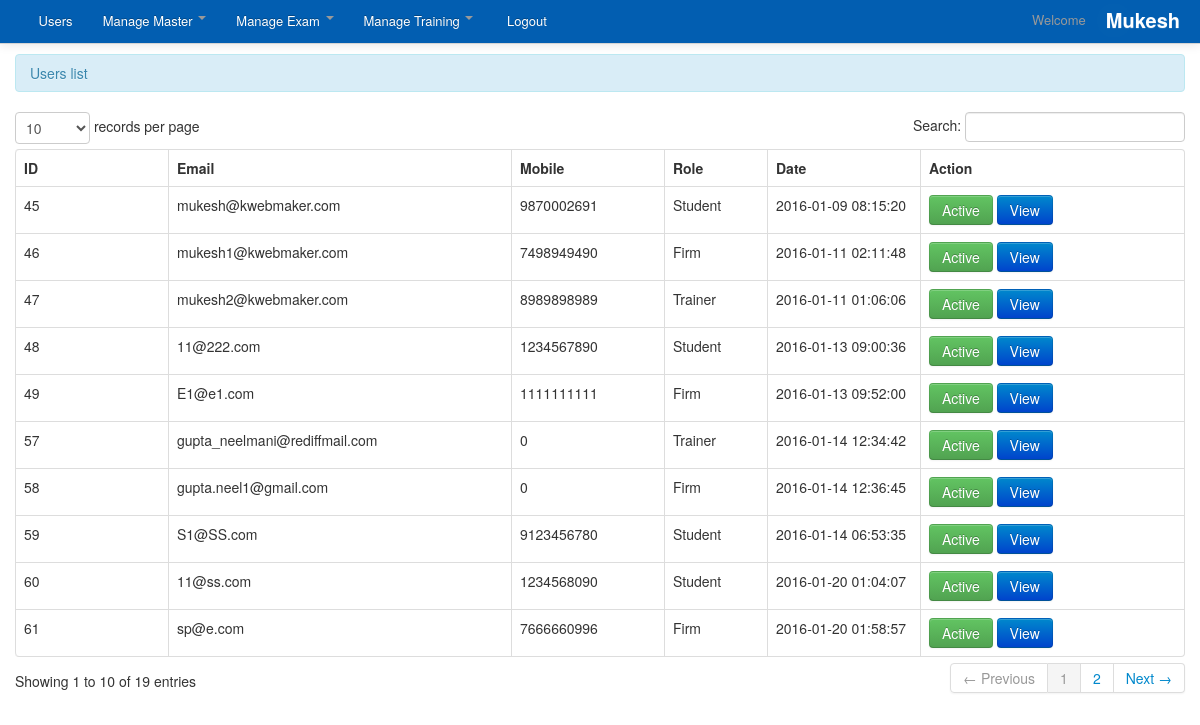
The page /admin/users.php (signed in) on the database its author committed.
### tables this page shows
CREATE TABLE `job_profile` (
  `id` int(11) NOT NULL,
  `registration_id` int(11) NOT NULL,
  `fname` varchar(200) NOT NULL,
  `designation` varchar(255) NOT NULL,
  `company_name` varchar(251) NOT NULL,
  `company_profile` text NOT NULL,
  `company_contact_email` varchar(21) NOT NULL,
  `comapny_landline` varchar(51) NOT NULL,
  `gender` varchar(21) NOT NULL,
  `mobile` varchar(21) NOT NULL,
  `dob` varchar(15) NOT NULL,
  `address1` text NOT NULL,
  `address2` text NOT NULL,
  `address3` text NOT NULL,
  `city` varchar(100) NOT NULL,
  `pincode` varchar(51) NOT NULL,
  `brief_profile` text NOT NULL,
  `preffered_location` varchar(251) NOT NULL,
  `keyword_skill` text NOT NULL,
  `upload_cv` varchar(200) NOT NULL,
  `post_date` datetime NOT NULL,
  `modified_date` datetime NOT NULL,
  `ip_address` varchar(51) NOT NULL,
  `status` enum('1','0') NOT NULL
);

CREATE TABLE `job_registration` (
  `id` int(11) NOT NULL,
  `type_of_actor` enum('O','S','T','F') NOT NULL DEFAULT 'O',
  `registration_type` enum('SA','A') NOT NULL,
  `refer_registration_id` int(11) NOT NULL,
  `email` varchar(100) NOT NULL,
  `password` varchar(200) NOT NULL,
  `mobile_no` bigint(20) NOT NULL,
  `post_date` datetime NOT NULL,
  `modified_date` datetime NOT NULL,
  `ip_address` varchar(21) NOT NULL,
  `status` enum('1','0') NOT NULL,
  `Fuid` varchar(250) NOT NULL,
  `oauth_uid` varchar(250) NOT NULL,
  `gpluslink` varchar(250) NOT NULL
);

### admin/users.php (the view, shortened to what this page needs)
<?php
include('header.php');
?>
<div class="container">
<div class="margin-top">
<div class="row">
<div class="span12">
<div class="alert alert-info">Users list </div>
<table cellpadding="0" cellspacing="0" border="0" class="table  table-bordered" id="example">
<thead>
<tr>
<th>ID</th>
<th>Email</th>
<th>Mobile</th>
<th>Role</th>
<th>Date</th>
<th>Action</th>
</tr>
</thead>
<tbody>
<?php
$userx="select a.id,a.type_of_actor,a.email,a.mobile_no,a.status,a.post_date, b.fname,b.company_name from job_registration a inner join job_profile b on a.id=b.registration_id  where 1";
$result = mysql_query($userx)or die(mysql_error());
while($row=mysql_fetch_array($result)){
$getid=$row['id'];  ?>
<tr>
<td width="80"><?php echo $getid; ?></td>
<td width="80"><?php echo $row['email']; ?> </td>
<td width="80"><?php echo $row['mobile_no']; ?></td>
<?php if($row['type_of_actor']=="F"){$role ="Firm";}
elseif($row['type_of_actor']=="T"){$role ="Trainer";}
elseif($row['type_of_actor']=="S"){$role ="Student";} ?>
<td width="20"><?php echo $role; ?></td>
<!--<?php $status=$row['status']; ?>
<td width="80"><?php if($status == 1) {echo '<a href=""class="btn btn-info">Active</a>'; } else { echo '<a href=""class="btn btn-danger">Inactive</a>';}?></td>-->
<td width="80"><?php echo $row['post_date']; ?></td>
<td width="150">
 <?php if($status == 1) { ?> <a href="users.php?id=<?php echo $getid; ?>&status=0&action=active" onClick="return(window.confirm('Are you sure you want to Deactivate.'));" class="btn btn-success">Active</a><?php } else { ?><a  href="users.php?id=<?php echo $getid; ?>&status=1&action=active" onClick="return(window.confirm('Are you sure you want to Activate.'));" class="btn btn-warning">Inactive</a><?php } ?>&nbsp;<a title="View" href="view_user.php?uid=<?php echo $getid;?>" class="btn btn-primary">View</a>
</td>
</tr>
<?php  }  ?>
</tbody>
</table>
</div>
</div>
</div>
</div>
<?php include('footer.php') ?>

### admin/css/docs.css (style rules this page uses)
.margin-top { margin-top:10px; }
body { background: url(../img/grid_noise.png); position: relative; }

### admin/css/print.css (style rules this page uses)
table { font-family:arial !important; }
#example th { border-right:1px solid; font-family:arial !important; }
#example th:first-child { border-left:1px solid; font-family:arial !important; }
#example td { border-right:1px solid; text-align:center; }
#example td:first-child { border-left:1px solid; text-align:center; }

### admin/css/work.css (style rules this page uses)
a { color: black; }

### rows shown on the page
job_profile: registration "45", registration.email "mukesh@kwebmaker.com", registration.mobile_no "9870002691", registration.type_of_actor "Student", registration.post_date "2016-01-09 08:15:20"
job_profile: registration "46", registration.email "mukesh1@kwebmaker.com", registration.mobile_no "7498949490", registration.type_of_actor "Firm", registration.post_date "2016-01-11 02:11:48"
job_profile: registration "47", registration.email "mukesh2@kwebmaker.com", registration.mobile_no "8989898989", registration.type_of_actor "Trainer", registration.post_date "2016-01-11 01:06:06"
job_profile: registration "48", registration.email "11@222.com", registration.mobile_no "1234567890", registration.type_of_actor "Student", registration.post_date "2016-01-13 09:00:36"
job_profile: registration "49", registration.email "E1@e1.com", registration.mobile_no "1111111111", registration.type_of_actor "Firm", registration.post_date "2016-01-13 09:52:00"
job_profile: registration "57", registration.email "gupta_neelmani@rediffmail.com", registration.mobile_no "0", registration.type_of_actor "Trainer", registration.post_date "2016-01-14 12:34:42"
job_profile: registration "58", registration.email "gupta.neel1@gmail.com", registration.mobile_no "0", registration.type_of_actor "Firm", registration.post_date "2016-01-14 12:36:45"
job_profile: registration "59", registration.email "S1@SS.com", registration.mobile_no "9123456780", registration.type_of_actor "Student", registration.post_date "2016-01-14 06:53:35"
job_profile: registration "60", registration.email "11@ss.com", registration.mobile_no "1234568090", registration.type_of_actor "Student", registration.post_date "2016-01-20 01:04:07"
job_profile: registration "61", registration.email "sp@e.com", registration.mobile_no "7666660996", registration.type_of_actor "Firm", registration.post_date "2016-01-20 01:58:57"

### other values the page prints
$username "Mukesh"
